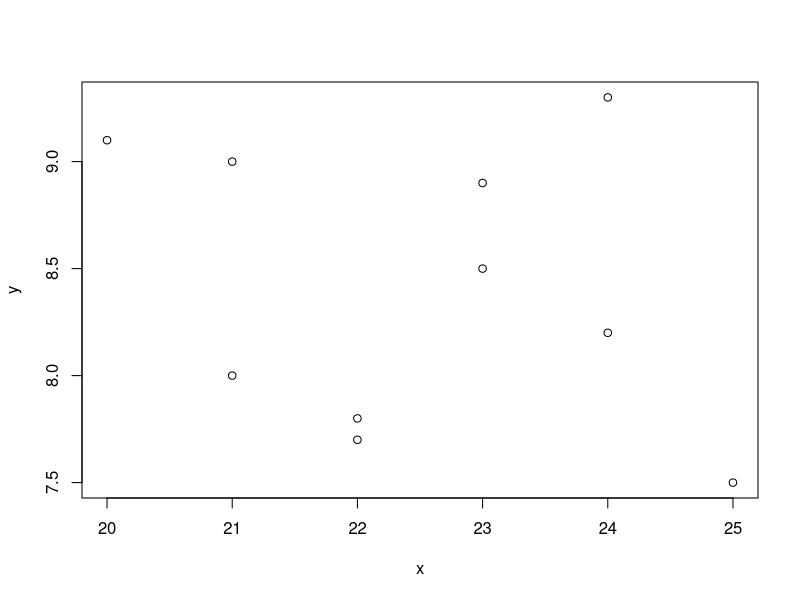

Reproduce this figure in R.
## ---- chunk 1
knitr::opts_chunk$set(echo = TRUE)
## ---- chunk 2

x<- c(23,21,22,24,20,25,23,22,21,24)
## ---- chunk 3

y<- c(8.5, 9.0, 7.8, 8.2, 9.1, 7.5, 8.9, 7.7, 8.0, 9.3)
## ---- chunk 4

plot (x, y)

